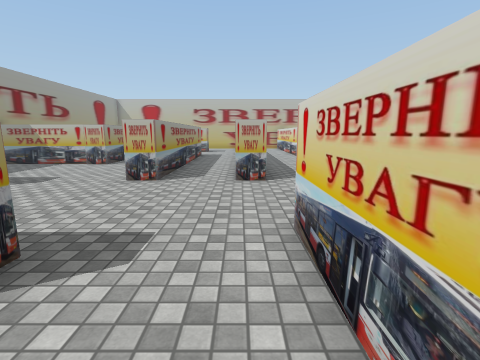
view 1 (above)

22 first-person views from a walk through a Unity game level. The camera is 1.5 m above the floor, tilts 10° down and sees 85° across. The floor is counted in squares, 1 m on a side. Each view is taken from the middle of a square. On the plan, view 1 faces up. The plan holds only what a view shows up to about 14 squares ahead; the rest is blank. The place goes on beyond the plan. The player is left out. Some surface patterns are stand-ins.

view 2
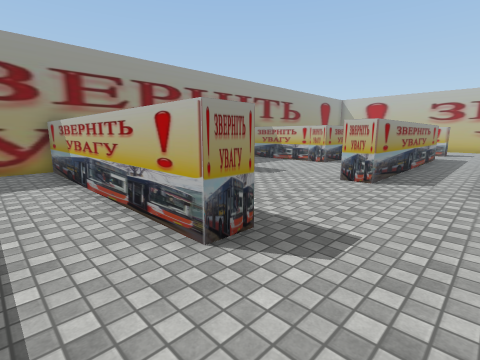

view 3
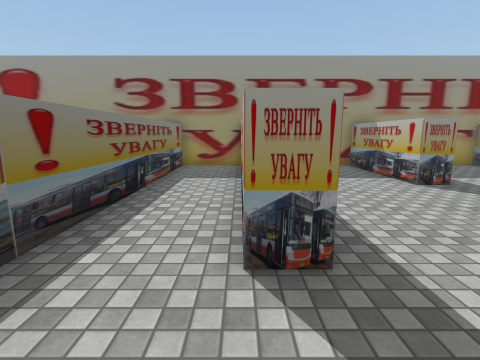

view 4
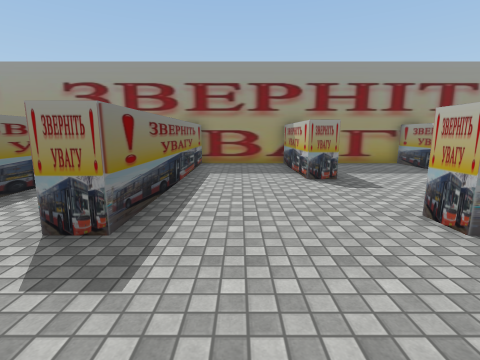

view 5
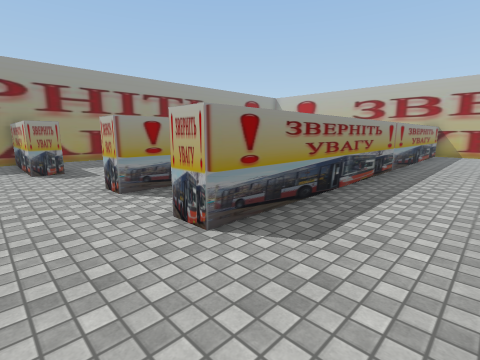

view 6
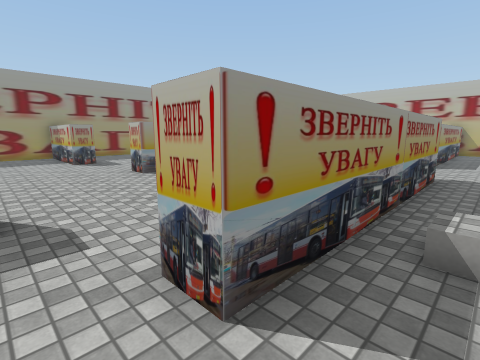

view 7
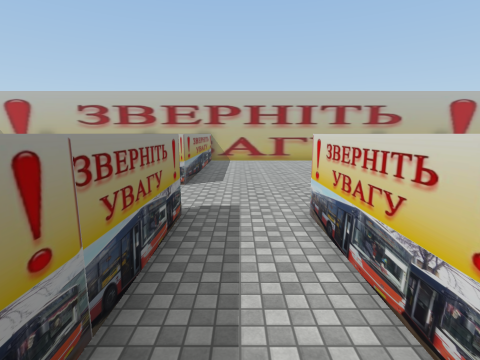

view 8
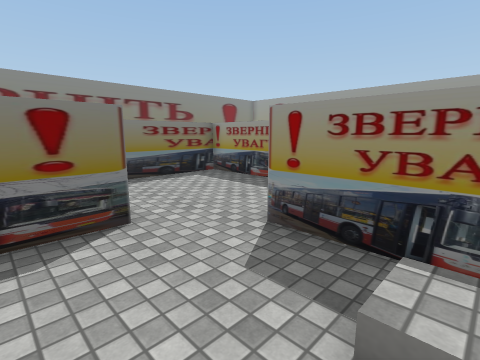

view 9
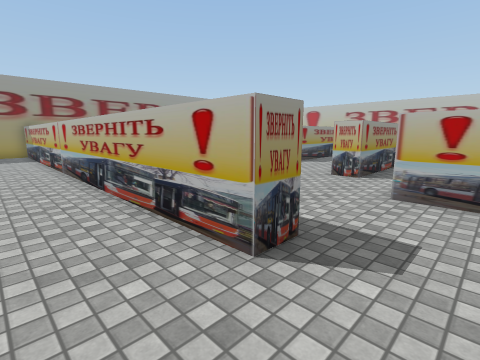

view 10
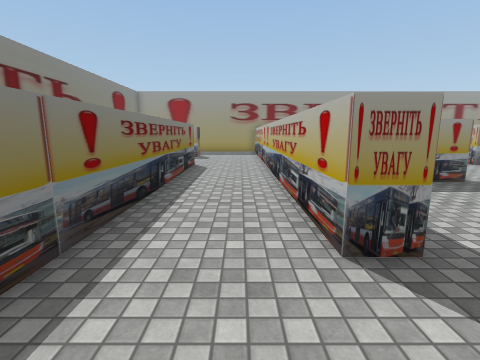

view 11
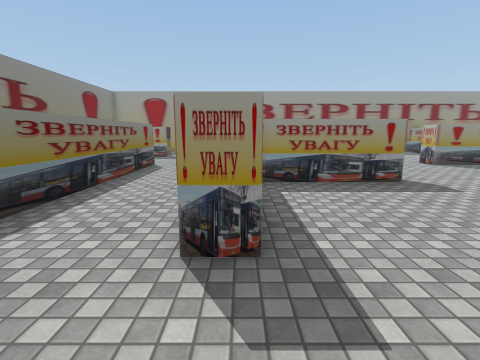

view 12
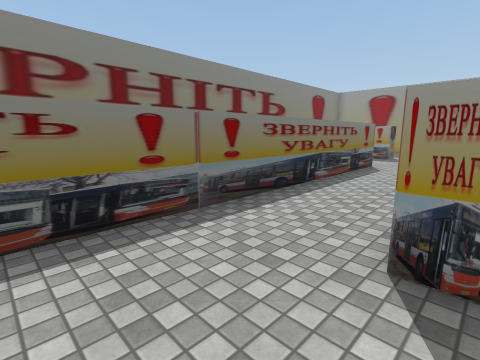

view 13
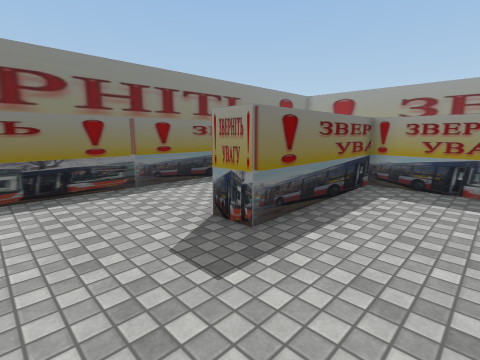

view 14
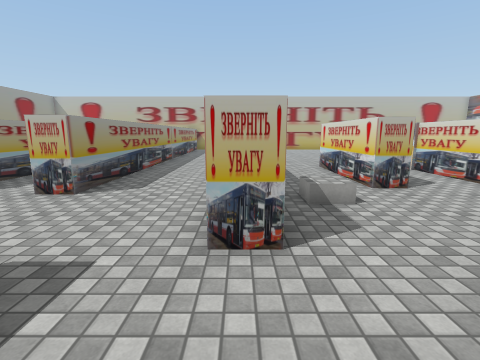

view 15
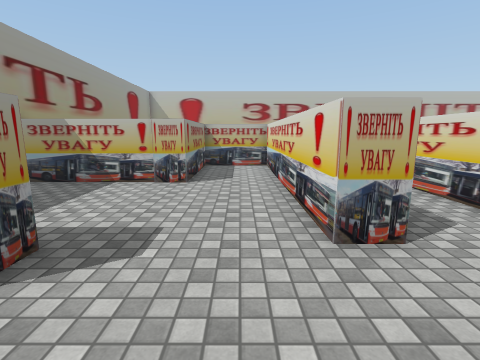

view 16
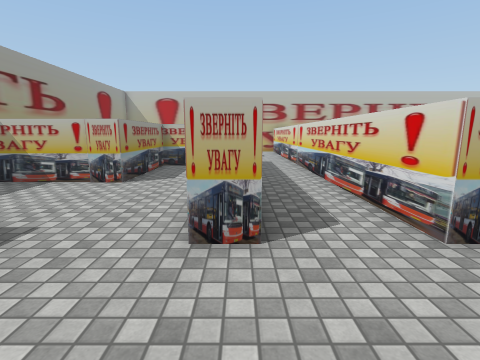

view 17
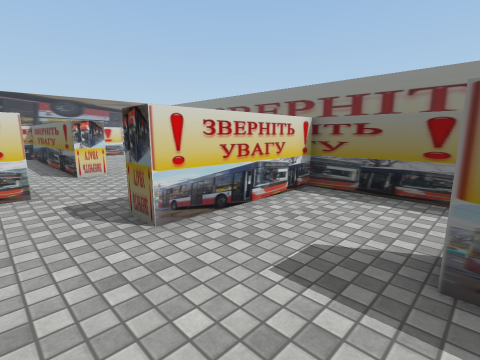

view 18
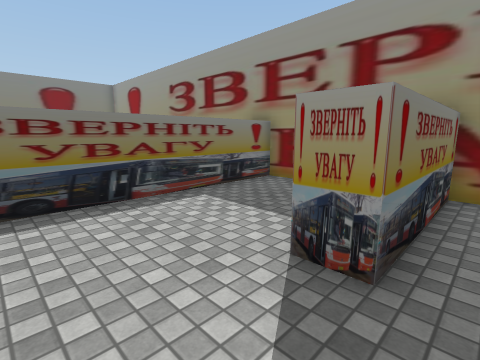

view 19
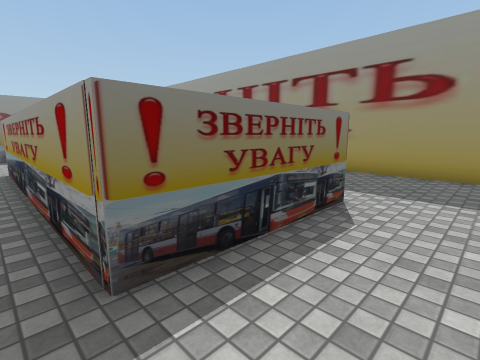

view 20
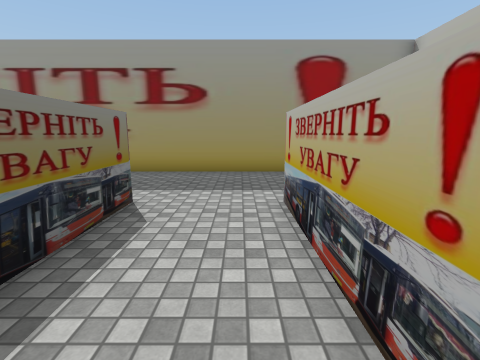

view 21
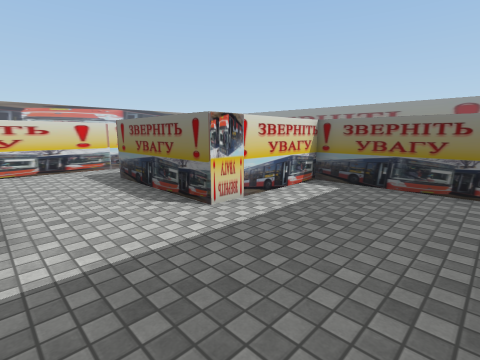

view 22
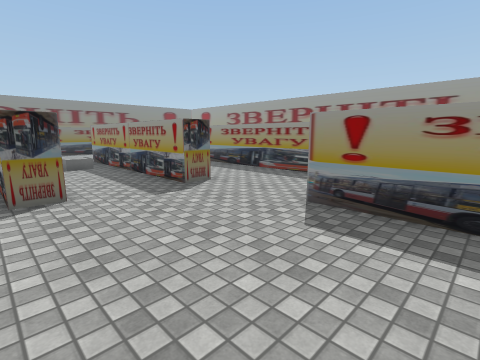

### Floor plan
Points are (right, up) in squares from view 1. A wall is a line through its corners. A room is listed if a view was taken in it or the views show most of it. See-through windows are left out.
Room 1 (views 1, 2, 3, 4, 5, 7, 8, 15, 16, 17, 18, 22)
walls: (-2.7, 8.4) (-3.7, 8.4) (-3.7, 17.6) (-6.7, 17.6) (-6.7, 13.1) (-12.5, 13.1) (-12.5, 8.3) (-7.6, 8.3) (-7.6, 7.3) (-12.5, 7.3) (-12.5, 3) (-2.7, 3) (-2.7, 2) (-12.5, 2) (-12.5, -0.7) (0.9, -0.7) (0.9, 4.1) (1.9, 4.1); (4.5, 14.1) (5.6, 14.1) (5.6, 5.2) (4.6, 5.2) (4.6, 5.9); (7.3, 3.7) (10.5, 3.7); (9.8, 9.2) (8.7, 9.2) (8.7, 14.1) (9.7, 14.1); (0.9, 22.5) (0.9, 8.4) (-0.1, 8.4); (4.9, 21.9) (4.9, 17.9)
ways out: opening at (5, 5.2) to room 2; opening at (-1.5, 8) to room 3
Room 2 (views 6, 9, 10, 11, 12, 13, 14)
walls: (8.9, 2.7) (7.3, 2.7) (7.3, 3.7); (1.9, 4.1) (1.9, -0.7) (7, -0.7) (7, -1.7) (-4.6, -1.7); (-3.1, -5.3) (10, -5.3)
ways out: opening at (5, 5.2) to room 1; opening at (-4.5, -3.5)
Room 3 (views 19, 20, 21)
walls: (-2.9, 22) (-7.8, 22); (-12.5, 22.5) (-12.5, 16.5); (-11.8, 14.1) (-7.7, 14.1) (-7.7, 18.6) (-2.7, 18.6) (-2.7, 8.4); (-0.1, 8.4) (-0.1, 21.6)
ways out: opening at (-1.5, 8) to room 1

Positions as (right, up) in squares from view 1, and headings:
1: (0, 0), facing up
2: (0, 0), facing up-left
3: (0, 2), facing left
4: (1, 5), facing left
5: (4, 6), facing up-left
6: (7, 4), facing up-left
7: (7, 8), facing up
8: (9, 8), facing down-left
9: (9, -4), facing up-left
10: (10, -3), facing left
11: (10, -1), facing left
12: (10, -1), facing down-left
13: (10, 2), facing down-left
14: (5, 2), facing up
15: (-5, 5), facing up
16: (-3, 5), facing up
17: (-3, 6), facing down-right
18: (-5, 9), facing down-left
19: (-2, 21), facing down-left
20: (-2, 21), facing left
21: (-12, 22), facing down-right
22: (10, 21), facing down-left
